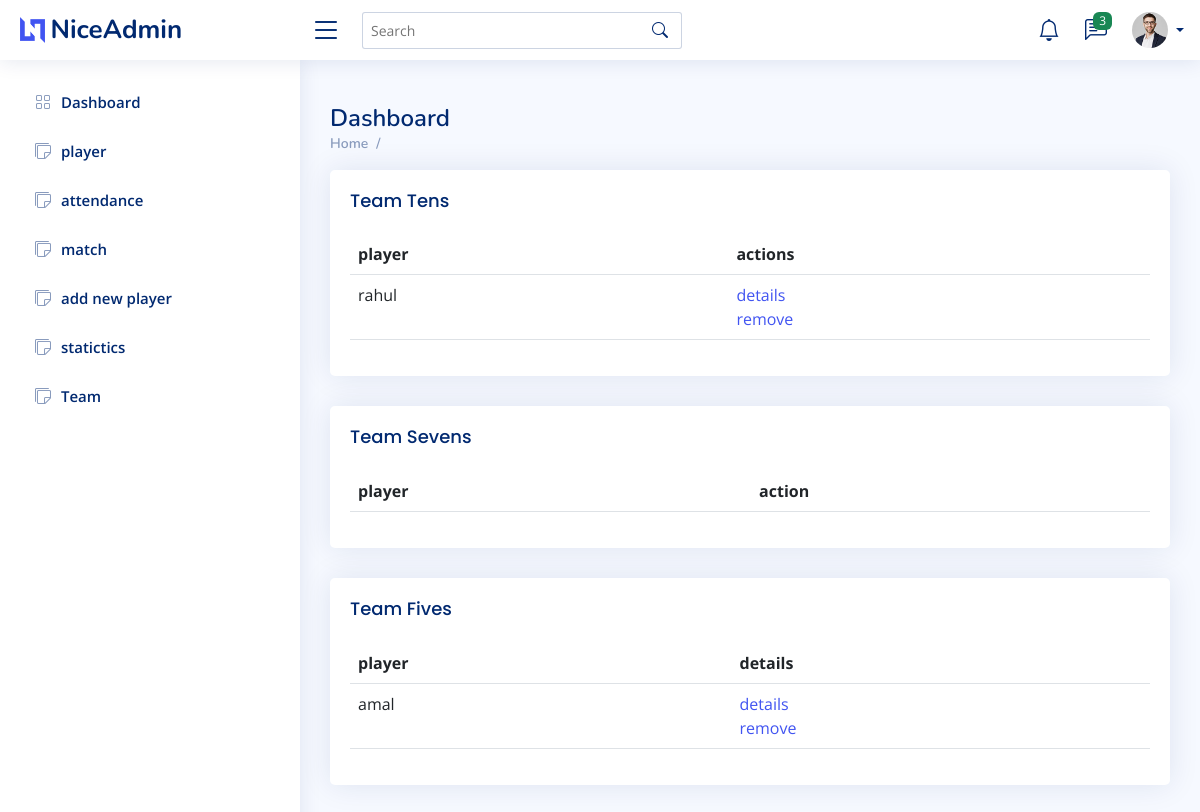
The app's page /coach/team/, older data.
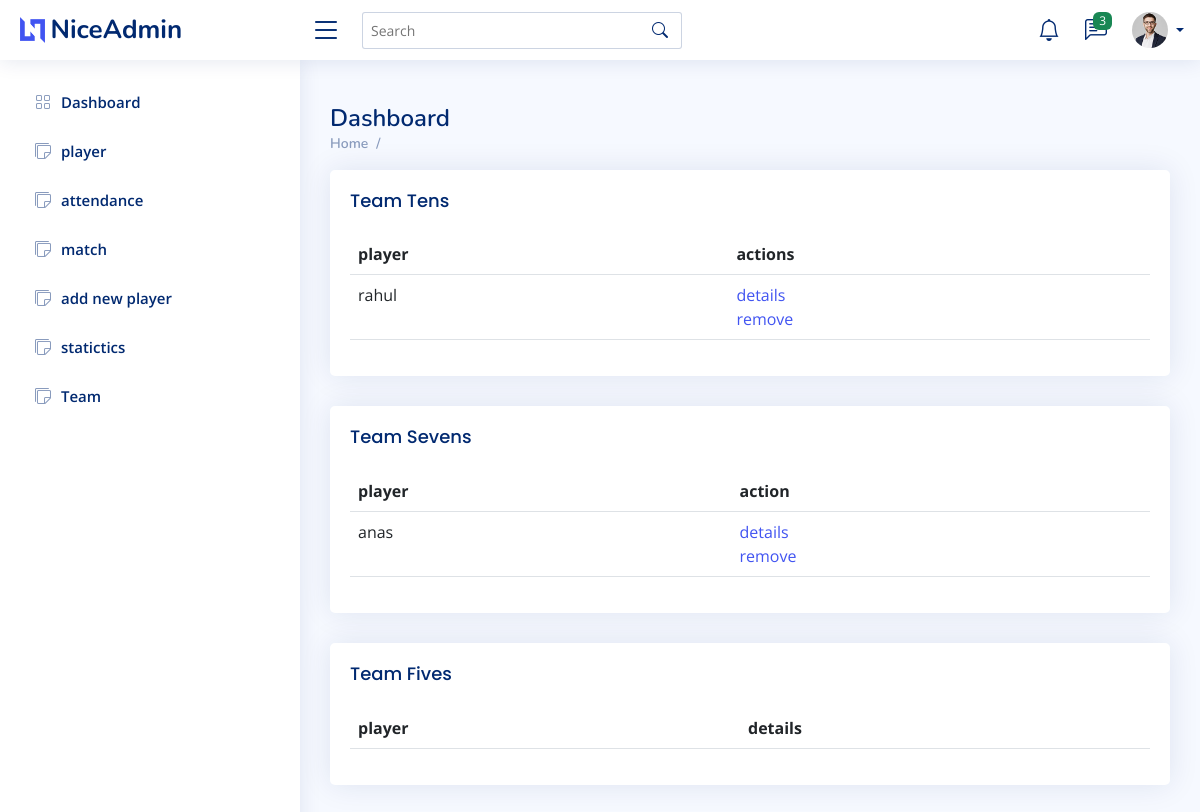
The same page, newer data.
### coach/models.py (models this page shows)
class team(models.Model):
    pname = models.ForeignKey(player, on_delete=models.CASCADE)
    type = models.ForeignKey(
        team_type, default=1, on_delete=models.CASCADE)

### player/models.py (models this page shows)
class player(models.Model):
    login=models.ForeignKey(login, on_delete=models.CASCADE,null=True)
    pname=models.CharField( max_length=50,null=True)
    dob=models.DateField( auto_now=False, auto_now_add=False,null=True)
    contact=models.IntegerField(null=True)
    def __str__(self) :
        return self.pname
    posi=[
    ("Centre-back", "Centre-back"),
    ("Full-back", "Full-back"),
    ('left wing back', 'left wing back'),
    ('right wing back', 'right wing back'),
    ("Central midfielder", "Central midfielder"),
    ("Defensive midfielder", "Defensive midfielder"),
    ("Attacking midfielder", "Attacking midfielder"),
    ("Centre forward", "Centre forward"),
    ('left forward', 'left forward'),
    ('right forward', 'right forward'),
    ("Goalkeeper", "Goalkeeper")
    ]
    position=models.CharField(null=True, max_length=50)
    post=models.CharField( max_length=50,null=True)
    housename=models.CharField(max_length=50,null=True)
    place=models.CharField(max_length=50,null=True)
    village=models.CharField(default=get_default_value,max_length=50,null=True)
    district=models.CharField( max_length=50,null=True)
    state=models.CharField(default=get_default_value,max_length=50,null=True)
    coach=models.IntegerField(default=0)

### coach/views.py (the view)
# urls.py: path("team/", views.team_view, name="viewteams"),
def team_view(request):
    team_ob_tens = team.objects.all().filter(type_id=1)
    team_ob_sevens = team.objects.all().filter(type_id=2)
    team_ob_fives = team.objects.all().filter(type_id=3)
    context = {"team_tens": team_ob_tens,
               "team_fives": team_ob_fives, "team_sevens": team_ob_sevens}
    return render(request, "coach/team.html", context)

### templates/coach/team.html
{% extends 'original/coach/main.html' %}
{% block content %}
            <div class="card">
                <div class="card-body">
                  <h5 class="card-title">Team Tens</h5>
                  <table class="table">
                    <thead>
                      <tr>
                        <th scope="col">player</th>
                        <th scope="col">actions</th>
                      </tr>
                    </thead>
                    <tbody>
                      {% for i in team_tens %}
                      <tr>
                        <td>{{i.pname}}</td>
                        <td><a href="/coach/stdhome/{{i.pname.id}}"> details</a>
                        <br><a href="{% url 'removefromteam' player_id=i.pname.id%}">remove</a>
                        </td>
                      </tr>
                      {% endfor %}
                    </tbody>
                  </table>
                </div>
              </div>
              <div class="card">
                <div class="card-body">
                  <h5 class="card-title">Team Sevens</h5>
                  <table class="table">
                    <thead>
                      <tr>
                        <th scope="col">player</th>
                        <th scope="col">action</th>
                      </tr>
                    </thead>
                    <tbody>
                      {% for i in team_sevens %}
                      <tr>
                        <td>{{i.pname}}</td>
                        <td><a href="/coach/stdhome/{{i.id}}"> details</a>
                        <br><a href="{% url 'removefromteam' player_id=i.pname.id%}">remove</a></td>
                      </tr>
                      {% endfor %}
                    </tbody>
                  </table>
                </div>
              </div>
              <div class="card">
                <div class="card-body">
                  <h5 class="card-title">Team Fives</h5>
                  <table class="table">
                    <thead>
                      <tr>
                        <th scope="col">player</th>
                        <th scope="col">details</th>
                      </tr>
                    </thead>
                    <tbody>
                      {% for i in team_fives %}
                      <tr>
                        <td>{{i.pname}}</td>
                        <td><a href="/coach/stdhome/{{i.pname.id}}"> details</a>
                        <br><a href="{% url 'removefromteam' player_id=i.pname.id%}">remove</a></td>
                      </tr>
                      {% endfor %}
                    </tbody>
                  </table>
                </div>
              </div>
{% endblock content %}

Row changes from the older to the newer data that the page shows:
removed team: pname "amal", shown under "Team Fives"
added team: pname "anas", shown under "Team Sevens"
